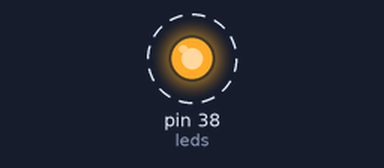
This program was run on a simulated Raspberry Pi (header pin numbers). On the bench: output pins drawn as LEDs (lit = HIGH). Dashed ring = blinking. What the program prints to the terminal is not drawn. At 3.0 s the program stops and its outputs stay as they are.

Above: at 0.2 s.
Timing chart, 0 to 3.0 s (numbered marks = the images above):
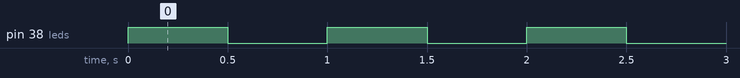

The program:

SSH.py
```python
import RPi.GPIO as GPIO
import time

GPIO.setwarnings(False)
leds = [38] #  put the physical pin number here
GPIO.setmode(GPIO.BOARD)
GPIO.setup(leds, GPIO.OUT) # sets the pins to output

for i in range(0, 3): # blinks the LED(s) 3 times
	GPIO.output(leds, 1)
	time.sleep(0.5)
	GPIO.output(leds, 0)
	time.sleep(0.5)
	print("hi")
```

Measured:
- by itself, pin 38 (leds): alternates HIGH for 0.50 s and LOW for 0.50 s, 6 changes in all, then stays LOW
